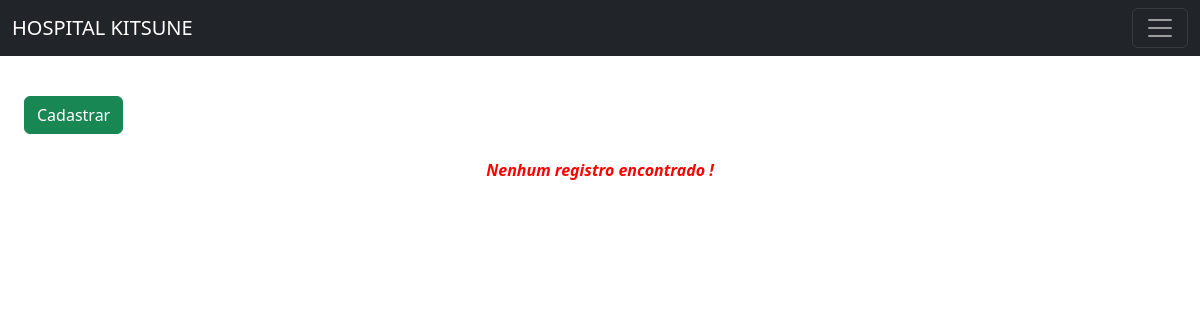
Before: /doctorsIndex.php with the older database file.
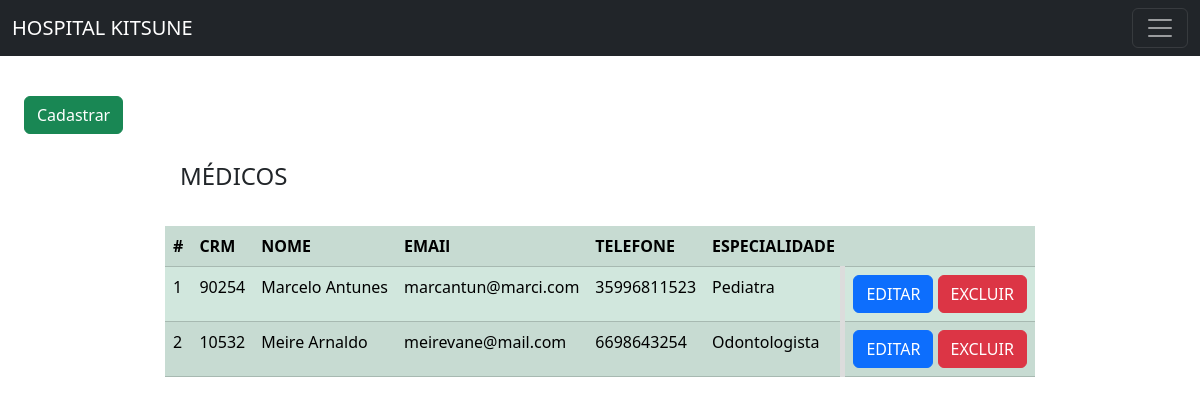
After: the same page with the newer database file.
### tables this page shows
CREATE TABLE `doctors` (
  `id` int(10) NOT NULL,
  `CRM` int(10) DEFAULT NULL,
  `name` varchar(40) DEFAULT NULL,
  `email` varchar(45) DEFAULT NULL,
  `phone` varchar(30) DEFAULT NULL,
  `expertise` varchar(60) DEFAULT NULL,
  `active` tinyint(1) NOT NULL DEFAULT 1
);

### doctorsIndex.php (the view, shortened to what this page needs)
<?php
include 'header.php';
include 'config.php';
$sql = $conn->prepare('select * from doctors where active = 1');
$sql->execute();
$doctors = $sql->fetchAll(PDO::FETCH_ASSOC);
echo '<a class="btn btn-success" href="doctorsForm.php" role="button" style="margin-top: 8%; margin-left:2%; margin-bottom: 2% ">Cadastrar</a>';
if(count($doctors) > 0){
    echo "<legend style= 'padding-left:15%; padding-bottom:2%'>MÉDICOS</legend> ";
    echo "<div class='container-fluid' style='display:grid; justify-content: center; align-items: center;'>";
    echo "<table class='table table-success table-striped ' style='margin:auto; margin-right: 10%;max-width: 100%;'>";
    echo "<tr>";
        echo "<th>#</th>";
        echo "<th>CRM</th>";
        echo "<th>NOME</th>";
        echo "<th>EMAIl</th>";
        echo "<th>TELEFONE</th>";
        echo "<th>ESPECIALIDADE</th>";
        echo "<th></th>";
        echo "</tr>";
        foreach ($doctors as $row) {
            echo "<tr>";
                echo "<td>" . $row['id'] . "</td>";
                echo "<td>" . $row['CRM'] . "</td>";
                echo "<td>" . $row['name'] . "</td>";
                echo "<td>" . $row['email'] . "</td>";
                echo "<td>" . $row['phone'] . "</td>";
                echo "<td>" . $row['expertise'] . "</td>";
                echo "<td style='border-left: 5px solid gainsboro;'>
                <a href='editConsult.php?id=" . $row['id'] . "' class='btn btn-primary'>EDITAR</a>
                <button data-id='" . $row['id'] . "' class='btn btn-danger delete-btn'>EXCLUIR</button></td>";
                echo "</tr>";
            }
            echo "</table>";
            echo "</div>";
        } else {
            echo "<p style='font-weight: bold;  color: red; font-style: italic; display: flex; justify-content: center;'>Nenhum registro encontrado !</p>";
        }
?>

### header.php (shortened to what this page needs)
<!DOCTYPE html>
<html lang="pt-br">
<head>
  <link href="css/bootstrap.min.css" rel="stylesheet">
  <link href="https://cdn.jsdelivr.net/npm/bootstrap@5.3.2/dist/css/bootstrap.min.css" rel="stylesheet">
</head>
<body>
  <nav class="navbar navbar-dark bg-dark fixed-top">
    <div class="container-fluid">
      <a class="navbar-brand" href="#">HOSPITAL KITSUNE</a>
      <button class="navbar-toggler"  type="button" data-bs-toggle="offcanvas" data-bs-target="#offcanvasDarkNavbar" aria-controls="offcanvasDarkNavbar" aria-label="Toggle navigation">
        <span class="navbar-toggler-icon"></span>
      </button>
    </div>
  </nav>
</body>
</html>

Changed rows visible on the page:
added doctors: id "1", CRM "90254", name "Marcelo Antunes", email "marcantun@marci.com", phone "35996811523", expertise "Pediatra"
added doctors: id "2", CRM "10532", name "Meire Arnaldo", email "meirevane@mail.com", phone "6698643254", expertise "Odontologista"
Other visible differences:
text no longer shown: "Nenhum registro encontrado !"
text now shown: "MÉDICOS # CRM NOME EMAIl TELEFONE ESPECIALIDADE"
